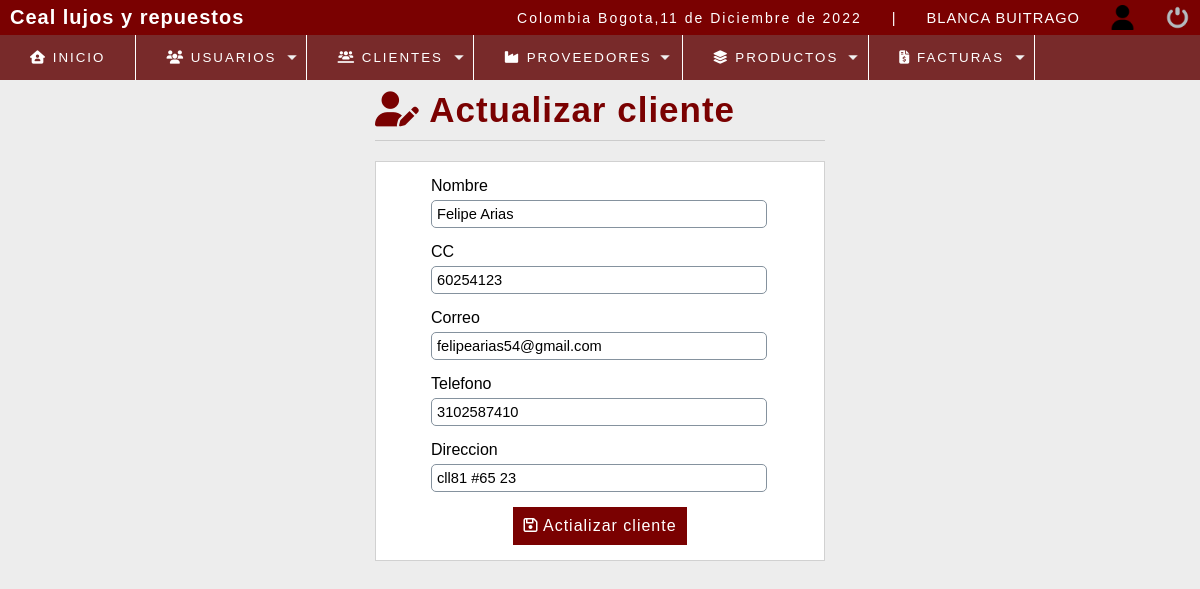
The page /estructura/editar_cliente.php?id=1 (signed in) on the database its author committed.
### tables this page shows
CREATE TABLE `clientes` (
  `idcliente` int(11) NOT NULL,
  `CC` int(11) DEFAULT NULL,
  `nombre` varchar(80) DEFAULT NULL,
  `direccion` varchar(100) DEFAULT NULL,
  `telefono` varchar(15) DEFAULT NULL,
  `correo` varchar(100) DEFAULT NULL,
  `dateadd` datetime NOT NULL DEFAULT current_timestamp(),
  `usuario_id` int(11) NOT NULL,
  `estatus` int(11) NOT NULL
);

### estructura/editar_cliente.php (the view, shortened to what this page needs)
<?php
include "../conexion.php";
$idclien=$_GET['id'];
$sql=mysqli_query($conection,"SELECT c.idcliente, c.CC, c.nombre,
c.correo, c.telefono, c.direccion
            FROM clientes c
            WHERE idcliente=$idclien");
$result_sql=mysqli_num_rows($sql);
if($result_sql == 0){
    header('location: lista_clientes.php');
}else{
     while($data =mysqli_fetch_array($sql)){
      $CC=$data['CC'];
      $nombre=$data['nombre'];
      $correo=$data['correo'];
      $telefono=$data['telefono'];
      $direccion=$data['direccion'];
    }
}
?>
<!DOCTYPE html>
<html lang="en">
<head>
	<?php include "includes/scripts.php";?>
</head>
<body>
<?php include "includes/header.php";?>
	<section id="container">
		<div class="form_register">
            <h1><i class="fa-solid fa-user-pen"></i> Actualizar cliente</h1>
            <hr>
            <form action="" method="post">
            <label for="nombre">Nombre</label>
            <input type="text" name= "nombre" id="nombre" placeholder="nombre" value="<?php echo $nombre; ?>">
            <label for="CC">CC</label>
            <input type="text" readonly="readonly" name= "CC" id="CC" placeholder="CC" value="<?php echo $CC; ?>">
            <label for="correo">Correo</label>
            <input type="text" name= "correo" id="correo" placeholder="correo" value="<?php echo $correo; ?>">
            <label for="telefono">Telefono</label>
            <input type="text" name= "telefono" id="telefono" placeholder="telefono" value="<?php echo $telefono; ?>">
            <label for="direccion">Direccion</label>
            <input type="text" name= "direccion" id="direccion" placeholder="direccion" value="<?php echo $direccion; ?>">
            <button type="submit" class="btn_save"><i class="fa-regular fa-floppy-disk"></i> Actializar cliente</button>
            </form>
        </div>
	</section>
</body>
</html>

### estructura/css/estilos1.css (style rules this page uses)
:root { --fuente: 'Quicksand', sans-serif; }
* { margin: 0; padding: 0; box-sizing: border-box; }
body { background: #ededed; font-family: var(--fuente); }
h1, h2, h3, h4, h5, h6 { letter-spacing: 1px; }
h1 { font-size: 20px; }
#container { padding: 90px 15px 15px; }
.form_register { width: 450px; margin: auto; }
.form_register h1 { color: #7A0101; }
hr { border: 0; background: #ccc; height: 1px; margin: 10px 0; display: block; }
form { background: #fff; margin: auto; padding: 20px, 50px; border: 1px solid #d1d1d1; }
label { display: block; font-size: 12pt; font-family: var(--fuente); margin: 15px auto 5px 55px; }
input, select { display: block; width: 75%; font-size: 11pt; padding: 5px; margin: 0 0 0 55px; border: 1px solid #85929e; border-radius: 5px; }
.btn_save { display: block; font-size: 12pt; background: #7A0101; padding: 10px; color: #fff; letter-spacing: 1px; border: 0; cursor: pointer; margin: 15px auto; }
#container h1 { font-size: 35px; display: inline-block; }

### rows shown on the page
clientes: nombre "Felipe Arias", CC "60254123", correo "felipearias54@gmail.com", telefono "3102587410", direccion "cll81 #65 23"

### other values the page prints
fecha() "11 de Diciembre de 2022"
$_SESSION['nombre'] "BLANCA BUITRAGO"
